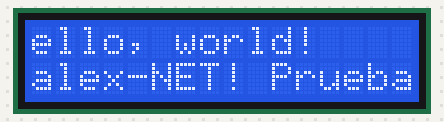
Recording of a sketch running on a simulated Arduino Uno, built with avr-gcc and run on an emulated ATmega328P. Shown: 16×2 character LCD.

Above: at 0.24 s.
At 1.44 s:
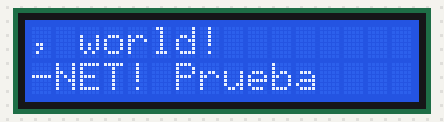
At 2.65 s:
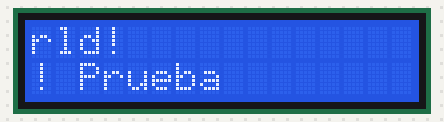
At 5.0 s:
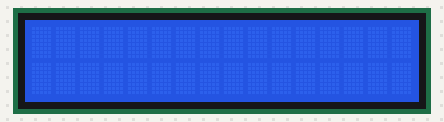
At 8.97 s:
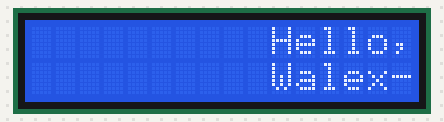
At 12.88 s:
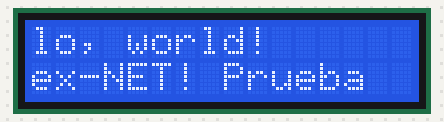

The sketch:

displayI2c.ino
```cpp
#include <LiquidCrystal_I2C.h>

LiquidCrystal_I2C lcd(0x27, 16, 2);  // Inicia el LCD en la dirección 0x27, con 16 caracteres y 2 líneas

void setup()
{
  lcd.init();                      // initialize the lcd
  // Print a message to the LCD.
  lcd.backlight();
  lcd.setCursor(0,0);
  lcd.print("Hello, world!");
  lcd.setCursor(0,1);
  lcd.print("Walex-NET!");
  // lcd.home(); // Envia el cursor al home 0,0
  lcd.print(" Prueba");
}

void loop()
{
  //lcd.noBacklight();
  lcd.scrollDisplayLeft(); // Simpre movera el display completo
  delay(300);
}
```

Measured:
- by itself, everything shown: repeats every 12.0 s, in 33 steps
- what the display in image 3 shows lasts 2.4 s, from 4.9 s to 7.3 s
